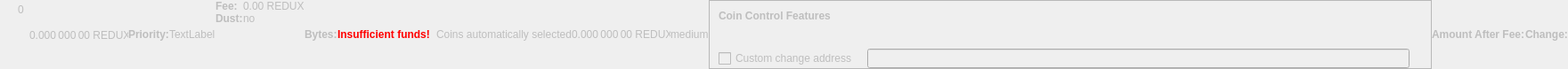
    <widget class="QWidget" name="dummyHideWidget" native="true">
     <property name="enabled">
      <bool>false</bool>
     </property>
     <property name="maximumSize">
      <size>
       <width>100</width>
       <height>16</height>
      </size>
     </property>
     <layout class="QHBoxLayout" name="dummyHideLayout">
      <property name="spacing">
       <number>0</number>
      </property>
      <property name="leftMargin">
       <number>0</number>
      </property>
      <property name="topMargin">
       <number>0</number>
      </property>
      <property name="rightMargin">
       <number>0</number>
      </property>
      <property name="bottomMargin">
       <number>0</number>
      </property>
      <item>
       <layout class="QFormLayout" name="formLayoutCoinControl1">
        <property name="horizontalSpacing">
         <number>10</number>
        </property>
        <property name="verticalSpacing">
         <number>14</number>
        </property>
        <property name="leftMargin">
         <number>10</number>
        </property>
        <property name="topMargin">
         <number>4</number>
        </property>
        <property name="rightMargin">
         <number>6</number>
        </property>
        <item row="0" column="1">
         <widget class="QLabel" name="labelCoinControlBytes">
          <property name="cursor">
           <cursorShape>IBeamCursor</cursorShape>
          </property>
          <property name="contextMenuPolicy">
           <enum>Qt::ActionsContextMenu</enum>
          </property>
          <property name="text">
           <string notr="true">0</string>
          </property>
          <property name="textInteractionFlags">
           <set>Qt::LinksAccessibleByMouse|Qt::TextSelectableByKeyboard|Qt::TextSelectableByMouse</set>
          </property>
         </widget>
        </item>
       </layout>
      </item>
      <item>
       <widget class="QLabel" name="labelCoinControlAfterFee">
        <property name="enabled">
         <bool>false</bool>
        </property>
        <property name="sizePolicy">
         <sizepolicy hsizetype="Fixed" vsizetype="Fixed">
          <horstretch>0</horstretch>
          <verstretch>0</verstretch>
         </sizepolicy>
        </property>
        <property name="minimumSize">
         <size>
          <width>111</width>
          <height>12</height>
         </size>
        </property>
        <property name="maximumSize">
         <size>
          <width>111</width>
          <height>12</height>
         </size>
        </property>
        <property name="cursor">
         <cursorShape>IBeamCursor</cursorShape>
        </property>
        <property name="contextMenuPolicy">
         <enum>Qt::ActionsContextMenu</enum>
        </property>
        <property name="text">
         <string notr="true">0.000 000 00 REDUX</string>
        </property>
        <property name="textInteractionFlags">
         <set>Qt::LinksAccessibleByMouse|Qt::TextSelectableByKeyboard|Qt::TextSelectableByMouse</set>
        </property>
       </widget>
      </item>
      <item>
       <widget class="QLabel" name="labelCoinControlPriorityText">
        <property name="enabled">
         <bool>false</bool>
        </property>
        <property name="font">
         <font>
          <weight>75</weight>
          <bold>true</bold>
         </font>
        </property>
        <property name="text">
         <string>Priority:</string>
        </property>
       </widget>
      </item>
      <item>
       <layout class="QHBoxLayout" name="horizontalLayout">
        <item>
         <widget class="QLabel" name="WarningLabel">
          <property name="text">
           <string>TextLabel</string>
          </property>
         </widget>
        </item>
       </layout>
      </item>
      <item>
       <layout class="QFormLayout" name="formLayoutCoinControl3">
        <property name="horizontalSpacing">
         <number>0</number>
        </property>
        <property name="verticalSpacing">
         <number>0</number>
        </property>
        <property name="leftMargin">
         <number>0</number>
        </property>
        <property name="topMargin">
         <number>0</number>
        </property>
        <property name="rightMargin">
         <number>0</number>
        </property>
        <item row="0" column="0">
         <widget class="QLabel" name="labelCoinControlFeeText">
          <property name="enabled">
           <bool>false</bool>
          </property>
          <property name="font">
           <font>
            <weight>75</weight>
            <bold>true</bold>
           </font>
          </property>
          <property name="text">
           <string>Fee:</string>
          </property>
          <property name="margin">
           <number>0</number>
          </property>
         </widget>
        </item>
        <item row="0" column="1">
         <widget class="QLabel" name="labelCoinControlFee">
          <property name="enabled">
           <bool>false</bool>
          </property>
          <property name="cursor">
           <cursorShape>IBeamCursor</cursorShape>
          </property>
          <property name="contextMenuPolicy">
           <enum>Qt::ActionsContextMenu</enum>
          </property>
          <property name="text">
           <string notr="true">0.00 REDUX</string>
          </property>
          <property name="textInteractionFlags">
           <set>Qt::LinksAccessibleByMouse|Qt::TextSelectableByKeyboard|Qt::TextSelectableByMouse</set>
          </property>
         </widget>
        </item>
        <item row="1" column="0">
         <widget class="QLabel" name="labelCoinControlLowOutputText">
          <property name="enabled">
           <bool>false</bool>
          </property>
          <property name="font">
           <font>
            <weight>75</weight>
            <bold>true</bold>
           </font>
          </property>
          <property name="text">
           <string>Dust:</string>
          </property>
         </widget>
        </item>
        <item row="1" column="1">
         <widget class="QLabel" name="labelCoinControlLowOutput">
          <property name="enabled">
           <bool>false</bool>
          </property>
          <property name="cursor">
           <cursorShape>IBeamCursor</cursorShape>
          </property>
          <property name="contextMenuPolicy">
           <enum>Qt::ActionsContextMenu</enum>
          </property>
          <property name="text">
           <string>no</string>
          </property>
          <property name="textInteractionFlags">
           <set>Qt::LinksAccessibleByMouse|Qt::TextSelectableByKeyboard|Qt::TextSelectableByMouse</set>
          </property>
         </widget>
        </item>
       </layout>
      </item>
      <item>
       <widget class="QLabel" name="labelCoinControlBytesText">
        <property name="enabled">
         <bool>false</bool>
        </property>
        <property name="font">
         <font>
          <weight>75</weight>
          <bold>true</bold>
         </font>
        </property>
        <property name="text">
         <string>Bytes:</string>
        </property>
       </widget>
      </item>
      <item>
       <layout class="QFormLayout" name="formLayoutCoinControl2">
        <property name="horizontalSpacing">
         <number>0</number>
        </property>
        <property name="verticalSpacing">
         <number>0</number>
        </property>
        <property name="leftMargin">
         <number>0</number>
        </property>
        <property name="topMargin">
         <number>0</number>
        </property>
        <property name="rightMargin">
         <number>0</number>
        </property>
       </layout>
      </item>
      <item>
       <layout class="QHBoxLayout" name="horizontalLayoutCoinControl2">
        <property name="spacing">
         <number>0</number>
        </property>
        <property name="bottomMargin">
         <number>0</number>
        </property>
       </layout>
      </item>
      <item>
       <widget class="QLabel" name="labelCoinControlInsuffFunds">
        <property name="enabled">
         <bool>false</bool>
        </property>
        <property name="minimumSize">
         <size>
          <width>0</width>
          <height>0</height>
         </size>
        </property>
        <property name="font">
         <font>
          <weight>75</weight>
          <bold>true</bold>
         </font>
        </property>
        <property name="styleSheet">
         <string notr="true">color:red;font-weight:bold;</string>
        </property>
        <property name="text">
         <string>Insufficient funds!</string>
        </property>
        <property name="margin">
         <number>5</number>
        </property>
       </widget>
      </item>
      <item>
       <layout class="QFormLayout" name="formLayoutCoinControl4">
        <property name="horizontalSpacing">
         <number>0</number>
        </property>
        <property name="verticalSpacing">
         <number>0</number>
        </property>
        <property name="leftMargin">
         <number>0</number>
        </property>
        <property name="topMargin">
         <number>0</number>
        </property>
        <property name="rightMargin">
         <number>0</number>
        </property>
       </layout>
      </item>
      <item>
       <widget class="QLabel" name="labelCoinControlChangeLabel">
        <property name="enabled">
         <bool>false</bool>
        </property>
        <property name="sizePolicy">
         <sizepolicy hsizetype="Preferred" vsizetype="Expanding">
          <horstretch>0</horstretch>
          <verstretch>0</verstretch>
         </sizepolicy>
        </property>
        <property name="minimumSize">
         <size>
          <width>0</width>
          <height>0</height>
         </size>
        </property>
        <property name="text">
         <string/>
        </property>
        <property name="margin">
         <number>3</number>
        </property>
       </widget>
      </item>
      <item>
       <widget class="QLabel" name="labelCoinControlAutomaticallySelected">
        <property name="enabled">
         <bool>false</bool>
        </property>
        <property name="sizePolicy">
         <sizepolicy hsizetype="Fixed" vsizetype="Fixed">
          <horstretch>0</horstretch>
          <verstretch>0</verstretch>
         </sizepolicy>
        </property>
        <property name="minimumSize">
         <size>
          <width>0</width>
          <height>0</height>
         </size>
        </property>
        <property name="maximumSize">
         <size>
          <width>240</width>
          <height>16777215</height>
         </size>
        </property>
        <property name="text">
         <string>Coins automatically selected</string>
        </property>
        <property name="margin">
         <number>5</number>
        </property>
       </widget>
      </item>
      <item>
       <widget class="QLabel" name="labelCoinControlChange">
        <property name="enabled">
         <bool>false</bool>
        </property>
        <property name="sizePolicy">
         <sizepolicy hsizetype="Fixed" vsizetype="Fixed">
          <horstretch>0</horstretch>
          <verstretch>0</verstretch>
         </sizepolicy>
        </property>
        <property name="minimumSize">
         <size>
          <width>111</width>
          <height>0</height>
         </size>
        </property>
        <property name="maximumSize">
         <size>
          <width>111</width>
          <height>16777215</height>
         </size>
        </property>
        <property name="cursor">
         <cursorShape>IBeamCursor</cursorShape>
        </property>
        <property name="contextMenuPolicy">
         <enum>Qt::ActionsContextMenu</enum>
        </property>
        <property name="text">
         <string notr="true">0.000 000 00 REDUX</string>
        </property>
        <property name="textInteractionFlags">
         <set>Qt::LinksAccessibleByMouse|Qt::TextSelectableByKeyboard|Qt::TextSelectableByMouse</set>
        </property>
       </widget>
      </item>
      <item>
       <widget class="QLabel" name="labelCoinControlPriority">
        <property name="enabled">
         <bool>false</bool>
        </property>
        <property name="cursor">
         <cursorShape>IBeamCursor</cursorShape>
        </property>
        <property name="contextMenuPolicy">
         <enum>Qt::ActionsContextMenu</enum>
        </property>
        <property name="text">
         <string>medium</string>
        </property>
        <property name="textInteractionFlags">
         <set>Qt::LinksAccessibleByMouse|Qt::TextSelectableByKeyboard|Qt::TextSelectableByMouse</set>
        </property>
       </widget>
      </item>
      <item>
       <widget class="QFrame" name="frameCoinControl">
        <property name="sizePolicy">
         <sizepolicy hsizetype="Expanding" vsizetype="Expanding">
          <horstretch>0</horstretch>
          <verstretch>0</verstretch>
         </sizepolicy>
        </property>
        <property name="maximumSize">
         <size>
          <width>16777215</width>
          <height>16777215</height>
         </size>
        </property>
        <property name="frameShape">
         <enum>QFrame::StyledPanel</enum>
        </property>
        <property name="frameShadow">
         <enum>QFrame::Sunken</enum>
        </property>
        <layout class="QVBoxLayout" name="verticalLayoutCoinControl2_2">
         <property name="spacing">
          <number>0</number>
         </property>
         <property name="leftMargin">
          <number>0</number>
         </property>
         <property name="topMargin">
          <number>0</number>
         </property>
         <property name="rightMargin">
          <number>0</number>
         </property>
         <property name="bottomMargin">
          <number>0</number>
         </property>
         <item>
          <layout class="QVBoxLayout" name="verticalLayoutCoinControl" stretch="0,0,0,1">
           <property name="spacing">
            <number>0</number>
           </property>
           <property name="leftMargin">
            <number>10</number>
           </property>
           <property name="topMargin">
            <number>10</number>
           </property>
           <item>
            <layout class="QHBoxLayout" name="horizontalLayoutCoinControl1">
             <property name="bottomMargin">
              <number>15</number>
             </property>
             <item>
              <widget class="QLabel" name="labelCoinControlFeatures">
               <property name="enabled">
                <bool>false</bool>
               </property>
               <property name="sizePolicy">
                <sizepolicy hsizetype="Preferred" vsizetype="Maximum">
                 <horstretch>0</horstretch>
                 <verstretch>0</verstretch>
                </sizepolicy>
               </property>
               <property name="font">
                <font>
                 <weight>75</weight>
                 <bold>true</bold>
                </font>
               </property>
               <property name="styleSheet">
                <string notr="true">font-weight:bold;</string>
               </property>
               <property name="text">
                <string>Coin Control Features</string>
               </property>
              </widget>
             </item>
            </layout>
           </item>
           <item>
            <widget class="QWidget" name="widgetCoinControl" native="true">
             <property name="sizePolicy">
              <sizepolicy hsizetype="Preferred" vsizetype="Preferred">
               <horstretch>0</horstretch>
               <verstretch>0</verstretch>
              </sizepolicy>
             </property>
             <property name="minimumSize">
              <size>
               <width>0</width>
               <height>0</height>
              </size>
             </property>
             <property name="styleSheet">
              <string notr="true"/>
             </property>
             <layout class="QHBoxLayout" name="horizontalLayoutCoinControl5_2">
              <property name="leftMargin">
               <number>0</number>
              </property>
              <property name="topMargin">
               <number>0</number>
              </property>
              <property name="rightMargin">
               <number>0</number>
              </property>
              <property name="bottomMargin">
               <number>0</number>
              </property>
              <item>
               <layout class="QHBoxLayout" name="horizontalLayoutCoinControl3">
                <property name="spacing">
                 <number>20</number>
                </property>
                <property name="topMargin">
                 <number>0</number>
                </property>
                <property name="bottomMargin">
                 <number>10</number>
                </property>
               </layout>
              </item>
             </layout>
            </widget>
           </item>
           <item>
            <layout class="QHBoxLayout" name="horizontalLayoutCoinControl4" stretch="0,0,0">
             <property name="spacing">
              <number>12</number>
             </property>
             <property name="sizeConstraint">
              <enum>QLayout::SetDefaultConstraint</enum>
             </property>
             <property name="topMargin">
              <number>5</number>
             </property>
             <property name="rightMargin">
              <number>5</number>
             </property>
             <item>
              <widget class="QCheckBox" name="checkBoxCoinControlChange">
               <property name="enabled">
                <bool>false</bool>
               </property>
               <property name="toolTip">
                <string>If this is activated, but the change address is empty or invalid, change will be sent to a newly generated address.</string>
               </property>
               <property name="text">
                <string>Custom change address</string>
               </property>
              </widget>
             </item>
             <item>
              <widget class="QValidatedLineEdit" name="lineEditCoinControlChange">
               <property name="enabled">
                <bool>false</bool>
               </property>
               <property name="sizePolicy">
                <sizepolicy hsizetype="Expanding" vsizetype="Fixed">
                 <horstretch>0</horstretch>
                 <verstretch>0</verstretch>
                </sizepolicy>
               </property>
              </widget>
             </item>
             <item>
              <widget class="QLabel" name="labelCoinControlChangeLabel_2">
               <property name="sizePolicy">
                <sizepolicy hsizetype="Preferred" vsizetype="Expanding">
                 <horstretch>0</horstretch>
                 <verstretch>0</verstretch>
                </sizepolicy>
               </property>
               <property name="minimumSize">
                <size>
                 <width>0</width>
                 <height>0</height>
                </size>
               </property>
               <property name="text">
                <string/>
               </property>
               <property name="margin">
                <number>3</number>
               </property>
              </widget>
             </item>
            </layout>
           </item>
           <item>
            <spacer name="verticalSpacerCoinControl">
             <property name="orientation">
              <enum>Qt::Vertical</enum>
             </property>
             <property name="sizeHint" stdset="0">
              <size>
               <width>800</width>
               <height>1</height>
              </size>
             </property>
            </spacer>
           </item>
          </layout>
         </item>
        </layout>
       </widget>
      </item>
      <item>
       <widget class="QLabel" name="labelCoinControlAfterFeeText">
        <property name="enabled">
         <bool>false</bool>
        </property>
        <property name="minimumSize">
         <size>
          <width>0</width>
          <height>0</height>
         </size>
        </property>
        <property name="maximumSize">
         <size>
          <width>16777215</width>
          <height>16777215</height>
         </size>
        </property>
        <property name="font">
         <font>
          <weight>75</weight>
          <bold>true</bold>
         </font>
        </property>
        <property name="text">
         <string>Amount After Fee:</string>
        </property>
        <property name="alignment">
         <set>Qt::AlignLeading|Qt::AlignLeft|Qt::AlignVCenter</set>
        </property>
        <property name="margin">
         <number>0</number>
        </property>
       </widget>
      </item>
      <item>
       <widget class="QLabel" name="labelCoinControlChangeText">
        <property name="enabled">
         <bool>false</bool>
        </property>
        <property name="sizePolicy">
         <sizepolicy hsizetype="Preferred" vsizetype="Preferred">
          <horstretch>0</horstretch>
          <verstretch>0</verstretch>
         </sizepolicy>
        </property>
        <property name="minimumSize">
         <size>
          <width>0</width>
          <height>0</height>
         </size>
        </property>
        <property name="maximumSize">
         <size>
          <width>16777215</width>
          <height>16777215</height>
         </size>
        </property>
        <property name="font">
         <font>
          <weight>75</weight>
          <bold>true</bold>
         </font>
        </property>
        <property name="text">
         <string>Change:</string>
        </property>
        <property name="alignment">
         <set>Qt::AlignLeading|Qt::AlignLeft|Qt::AlignVCenter</set>
        </property>
       </widget>
      </item>
     </layout>
    </widget>
